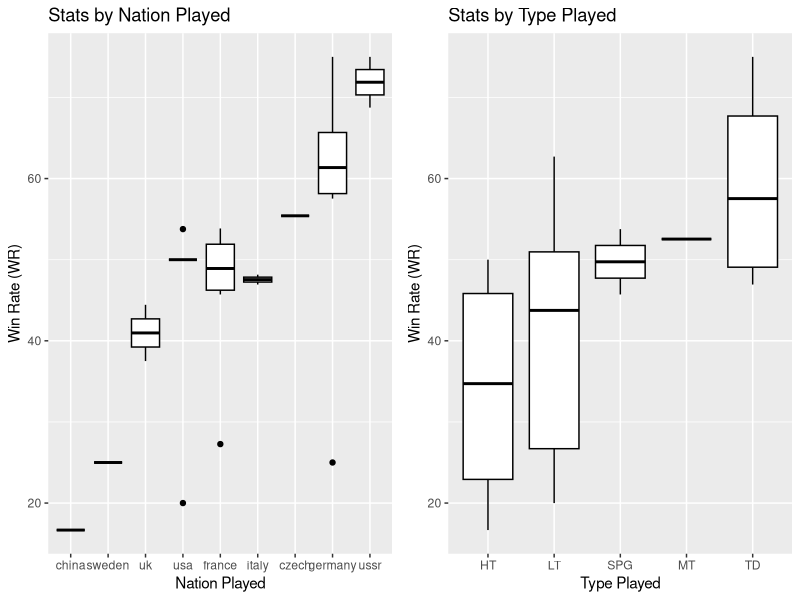

This figure's R source:
library(tidyverse)
library(ggplot2)
library(gridExtra)

tankData <- read.csv("WOT.csv")
tankData <- filter(tankData, Battles > 3)

tankData$WR <- gsub("%","",as.character(tankData$WR))

tankData$WR = as.numeric(tankData$WR)

nationData = subset(tankData, select = -c(Tier,Class,Battles,WN8,DPG,Frags,DMG.ratio,K.D,Survival,Spots))
typeData = subset(tankData, select = -c(Nation,Tier,Battles,WN8,DPG,Frags,DMG.ratio,K.D,Survival,Spots))

view(tankData)
view(nationData)
view(typeData)

plot_a <- ggplot(nationData, aes(x = reorder(Nation, WR, mean), y = WR, group = Nation)) + 
  geom_boxplot(color = "black") +
  labs(title = "Stats by Nation Played", x = "Nation Played", y = "Win Rate (WR)") +
  theme_gray()

plot_b <- ggplot(typeData, aes(x = reorder(Class, WR, mean), y = WR, group = Class)) + 
  geom_boxplot(color = "black") +
  labs(title = "Stats by Type Played", x = "Type Played", y = "Win Rate (WR)") +
  theme_gray()

gridExtra::grid.arrange(
  plot_a,
  plot_b,
  ncol = 2
)